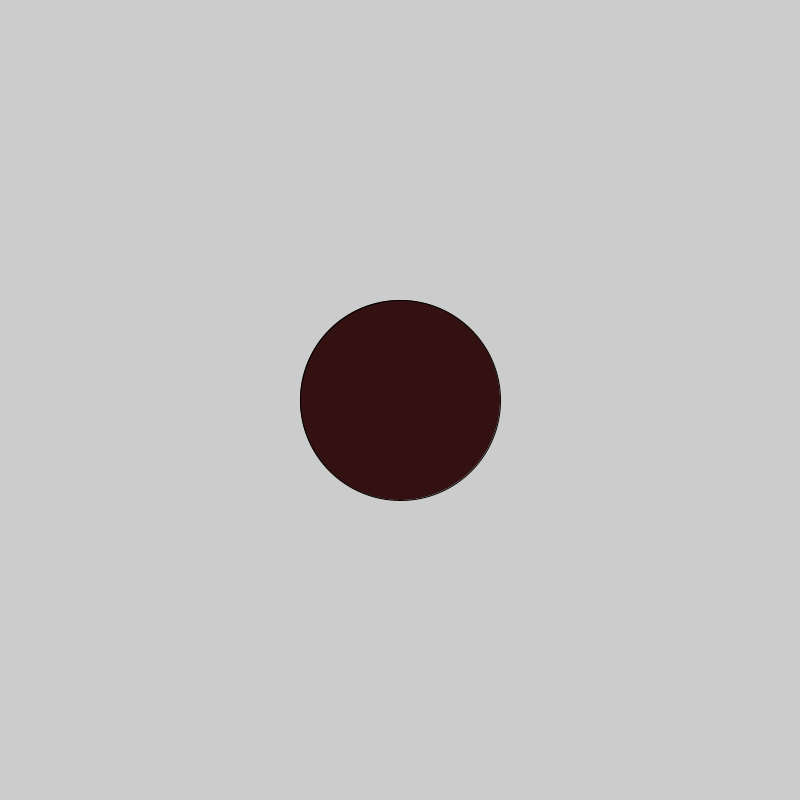
Frame 1 (no input)
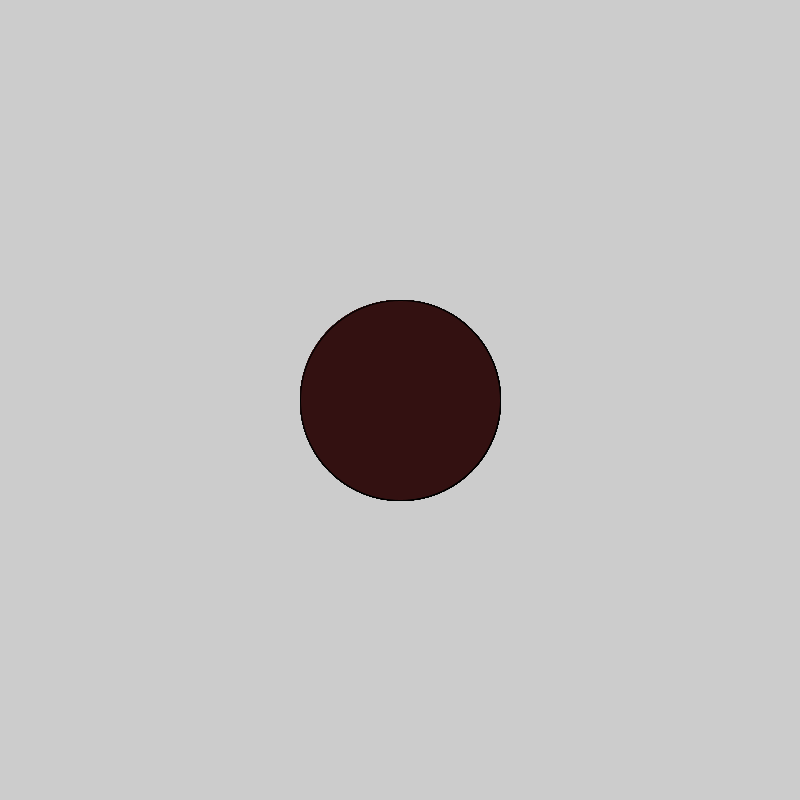
Frame 60 (the mouse pressed at the canvas centre just before this capture)
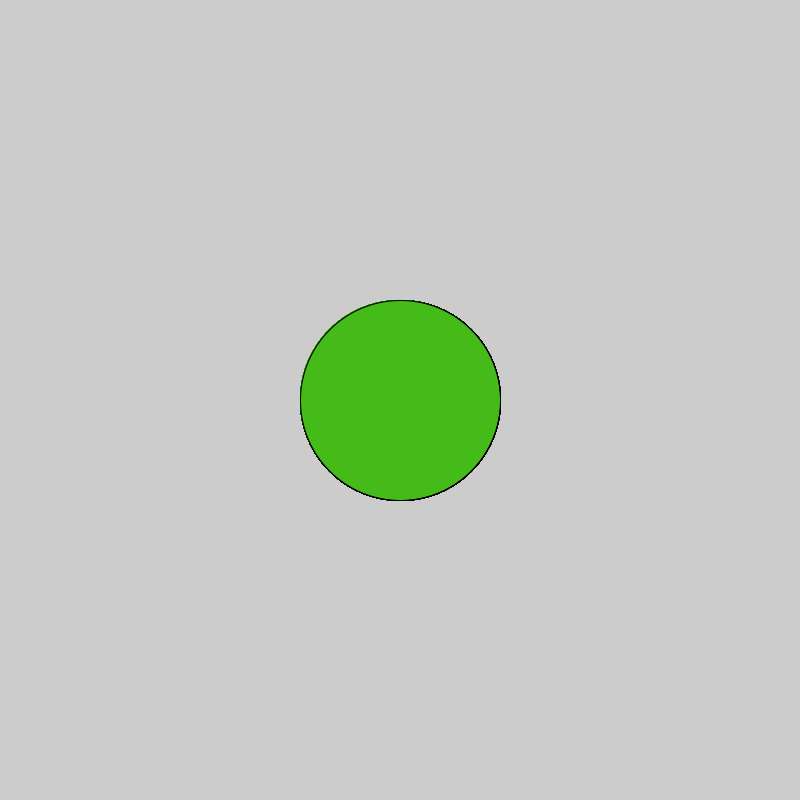
Frame 120 (the mouse held since frame 60 and released just before this capture)

The Processing sketch that drew these frames (run headless with seeded random() and noise(); from frame 60 on, the mouse is pressed at the canvas centre):

// Processing sketch: sketch_150930b
// ── sketch_150930b.pde
void setup() {
  size(800, 800);
}

void draw() {
  
   //2. make it a nice color
fill(51,17,17);
   //3. if the mouse is pressed, fill the circle with a different color          
if(mousePressed){
  fill(68,187,25);
}
   //1. draw an ellipse
ellipse(400,400,200,200);
}
// Copyright Wintriss Technical Schools 2013
